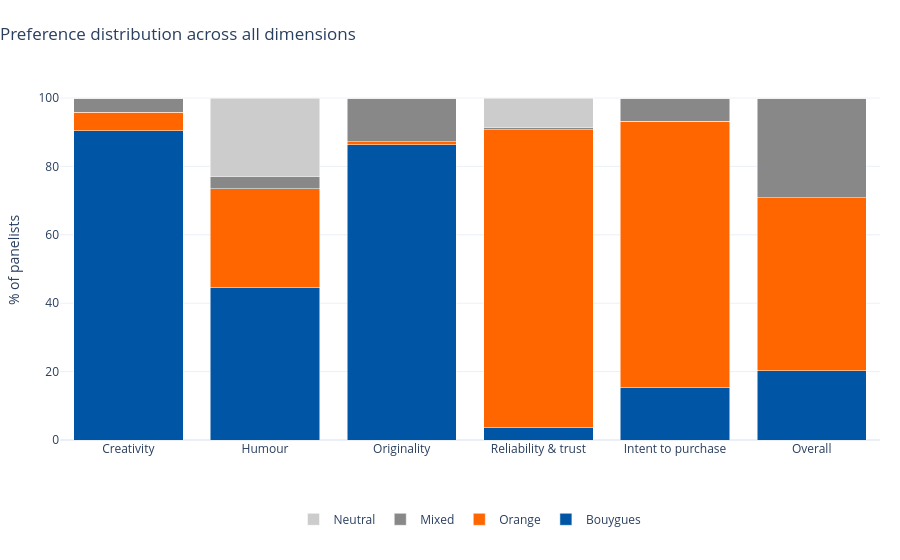

The code cell stored with this chart in its notebook:
### Code cell
labels_order = ["Bouygues", "Orange", "Mixed", "Neutral"]
fig = go.Figure()

for label in labels_order:
    vals = [(final[d] == label).mean() * 100 for d in ALL_DIMS]
    fig.add_trace(go.Bar(
        name=label,
        x=[dim_labels[d] for d in ALL_DIMS],
        y=vals,
        marker_color=colors[label]
    ))

fig.update_layout(
    barmode="stack",
    title=dict(text="Preference distribution across all dimensions", x=0, xanchor="left"),
    legend=legend_below,
    margin=margins
)
fig.update_yaxes(title_text="% of panelists")
fig.update_xaxes(title_text="")
fig.show()

### Figure 1 — Plotly figure (JSON) as saved in the notebook; plotly's stock layout.template omitted (floating-point values rounded to 4 significant figures)
{"data": [{"marker": {"color": "#0055A4"}, "name": "Bouygues", "type": "bar", "x": ["Creativity", "Humour", "Originality", "Reliability & trust", "Intent to purchase", "Overall"], "y": [90.38, 44.5, 86.38, 3.625, 15.25, 20.25]}, {"marker": {"color": "#FF6600"}, "name": "Orange", "type": "bar", "x": ["Creativity", "Humour", "Originality", "Reliability & trust", "Intent to purchase", "Overall"], "y": [5.5, 29.0, 0.875, 87.12, 78, 50.62]}, {"marker": {"color": "#888888"}, "name": "Mixed", "type": "bar", "x": ["Creativity", "Humour", "Originality", "Reliability & trust", "Intent to purchase", "Overall"], "y": [4.125, 3.625, 12.75, 0.75, 6.75, 28.88]}, {"marker": {"color": "#CCCCCC"}, "name": "Neutral", "type": "bar", "x": ["Creativity", "Humour", "Originality", "Reliability & trust", "Intent to purchase", "Overall"], "y": [0, 22.88, 0, 8.5, 0, 0.25]}], "layout": {"barmode": "stack", "legend": {"orientation": "h", "x": 0.5, "xanchor": "center", "y": -0.18, "yanchor": "top"}, "margin": {"b": 120, "l": 60, "r": 20, "t": 80}, "title": {"text": "Preference distribution across all dimensions", "x": 0, "xanchor": "left"}, "xaxis": {"title": {"text": ""}}, "yaxis": {"title": {"text": "% of panelists"}}}}
